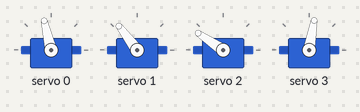
A sketch run on a simulated Arduino Uno, built with avr-gcc and run on an emulated ATmega328P. Shown: 4 × servo. What the sketch prints to the serial monitor is not drawn.

Above: at 5.05 s.
At 5.15 s:
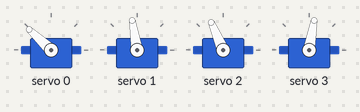
At 8.15 s:
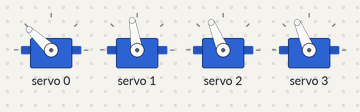
Timing chart, 0 to 12.2 s (numbered marks = the images above):
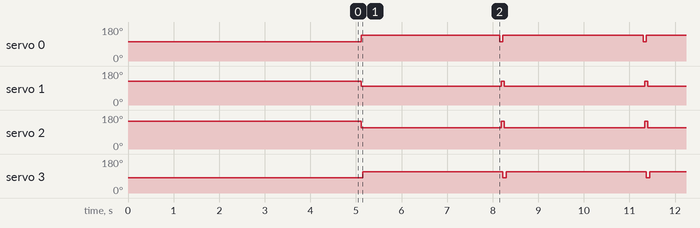

Measured:
- by itself, servo 0: alternates 137° for 3.1 s and 103° for 0.07 s
- by itself, servo 1: alternates 127° for 0.07 s and 99° for 3.1 s
- by itself, servo 2: alternates 146° for 0.07 s and 113° for 3.1 s
- by itself, servo 3: alternates 113° for 3.1 s and 80° for 0.07 s

The sketch:

BothEyesMovementMechanism.ino
```cpp
#include <Wire.h>
#include <Adafruit_PWMServoDriver.h>

Adafruit_PWMServoDriver pwm;

#define NUM_SERVOS 4 // Total number of servos used
#define SERVO_DELAY 500 // Delay in milliseconds for both eyes

// Left Eye Settings
#define LEFT_EYE_0_MIN 330
#define LEFT_EYE_0_MAX 400
#define LEFT_EYE_1_MIN 380
#define LEFT_EYE_1_MAX 320
#define LEFT_STEPS 90 // Steps for left eye

// Right Eye Settings
#define RIGHT_EYE_0_MIN 420
#define RIGHT_EYE_0_MAX 350
#define RIGHT_EYE_1_MIN 280
#define RIGHT_EYE_1_MAX 350
#define RIGHT_STEPS 100 // Steps for right eye

int servoPins[NUM_SERVOS] = {0, 1, 2, 3}; // Assigning pins to servos

void setup() {
  Serial.begin(9600);
  Serial.println("Dual Eye Servo Test");
  pwm.begin();
  pwm.setPWMFreq(50);

  // Set initial positions
  pwm.setPWM(servoPins[0], 0, LEFT_EYE_0_MIN);
  pwm.setPWM(servoPins[1], 0, LEFT_EYE_1_MIN);
  pwm.setPWM(servoPins[2], 0, RIGHT_EYE_0_MIN);
  pwm.setPWM(servoPins[3], 0, RIGHT_EYE_1_MIN);
  delay(5000);
  // pwm.setPWM(servoPins[0], 0, LEFT_EYE_0_MAX);
  // pwm.setPWM(servoPins[1], 0, LEFT_EYE_1_MAX);
  // pwm.setPWM(servoPins[2], 0, RIGHT_EYE_0_MAX);
  // pwm.setPWM(servoPins[3], 0, RIGHT_EYE_1_MAX);

}

void moveServosSmoothly(int pin, int start, int end, int steps, int duration) {
  int stepSize = (end - start) / steps;

  for (int i = 0; i <= steps; i++) {
    // if (pin <= 1) {
    //   i += 2; // Increment by 2 for left eye as per original left eye code
    // }
    i+=3;
    int newPos = start + (i * stepSize);
    pwm.setPWM(pin, 0, newPos);
  }
}

void loop() {
  // Left Eye Movement
  moveServosSmoothly(servoPins[0], LEFT_EYE_0_MIN, LEFT_EYE_0_MAX, LEFT_STEPS, SERVO_DELAY);
  moveServosSmoothly(servoPins[1], LEFT_EYE_1_MIN, LEFT_EYE_1_MAX, LEFT_STEPS, SERVO_DELAY);

  // Right Eye Movement
  moveServosSmoothly(servoPins[2], RIGHT_EYE_0_MIN, RIGHT_EYE_0_MAX, RIGHT_STEPS, SERVO_DELAY);
  moveServosSmoothly(servoPins[3], RIGHT_EYE_1_MIN, RIGHT_EYE_1_MAX, RIGHT_STEPS, SERVO_DELAY);

  // Return to initial positions
  moveServosSmoothly(servoPins[0], LEFT_EYE_0_MAX, LEFT_EYE_0_MIN, LEFT_STEPS, SERVO_DELAY);
  moveServosSmoothly(servoPins[1], LEFT_EYE_1_MAX, LEFT_EYE_1_MIN, LEFT_STEPS, SERVO_DELAY);
  moveServosSmoothly(servoPins[2], RIGHT_EYE_0_MAX, RIGHT_EYE_0_MIN, RIGHT_STEPS, SERVO_DELAY);
  moveServosSmoothly(servoPins[3], RIGHT_EYE_1_MAX, RIGHT_EYE_1_MIN, RIGHT_STEPS, SERVO_DELAY);

  delay(3000); // Delay between cycles
}
```
